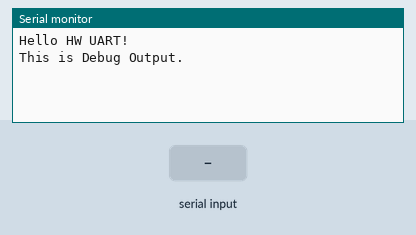
This program was run on a simulated ATtiny2313, built with avr-gcc and emulated at 8 MHz. On the bench: the last lines printed to the serial monitor. Inputs (shaded band) come from the test bench.

Above: at 1.2 s.
1.3 s: "1\n" received over Serial
At 1.7 s:
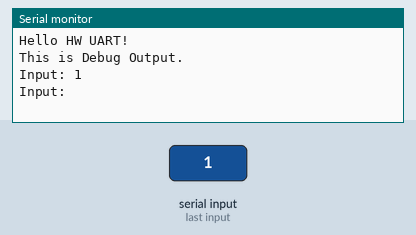
2.8 s: "0\n" received over Serial
At 4.0 s:
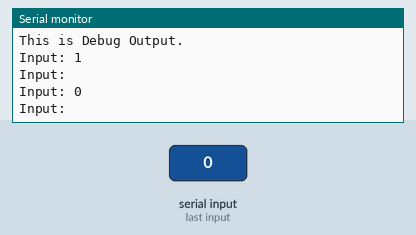
4.3 s: "2\n" received over Serial
At 5.1 s:
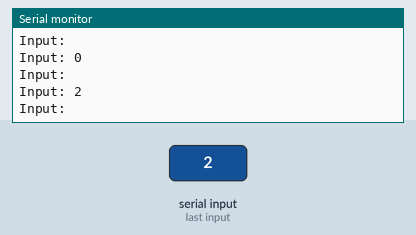

The program:

main.c
```c
//  main.c
//  EZDeni.com, Ver. 0.9, 8/2022
//
//  Sample file to show serial ouput using hwuart library.
//  Connect the serial receive pin to the TXD pin on the AVR to see
//  the output.


#include <hwuart/hwuart.h>

int main()
{
    char inputChar;

    // Initialize the serial port.
    // BAUDRATE can be defined here, in Makefile, or in hwuart.h
    HWU_Init(BAUDRATE);

    // Output a string
    HWU_TxString("Hello HW UART!\n");

    // Output a debug message
    debug("This is Debug Output.\n");

    // Wait for serial input and echo out 1 character at a time.
    while (1)
    {
        inputChar=HWU_RxChar();
        HWU_TxString("Input: ");
        HWU_TxChar( inputChar );
        HWU_TxChar( '\n' );
    }
}
```

hwuart.c
```c
/*  hwuart.c
    EZDenki.com, Ver. 0.9, 8/2022

    Simple hardware UART serial library for AVRs that have built-in USARTs.
    Allows for synchronous serial (i.e. RS-232) communication between the AVR
    and other serial devices, such as a serial terminal.

    This is set up to work on the ATTiny2313 but should also work for other
    AVRs, possibly with some tweaking.

    Note that possible baudrates are highly dependent upon the clock speed
    used. If a greater range of baud rates are required, then a software UART
    solution might be preferred.

    BAUDRATE (the desired baudrate) and F_CPU (AVR operating clock frequency)
    must be specified in hwuart.h or passed via Makefile.
*/

#include <avr/io.h>
#include <stdlib.h>
#include "hwuart.h"


//  NOTE: If F_CPU and BAUDRATE are not defined in Makefile, then
//  uncomment the following:
//#define F_CPU 8000000
//#define BAUDRATE 9600

//  BAUD_PRESCALE is used to set the USART Baud Rate Registers (UBRRH and UBRRL)
#define BAUD_PRESCALE (((F_CPU / (USART_BAUDRATE * 16UL))) - 1)

// Set DEBUG to 1 for serial debugging output or to 0 for no output.
// Thanks to Youtuber Ralph S. Bacon, vid. #224, for this tip!
//#define DEBUG 1


//#if DEBUG == 1
//#define debug(x) HWU_SendString( x )
//#else
//#define debug(x)
//#endif


void HWU_Init(unsigned long USART_BAUDRATE)
{
    UCSRB |= (1 << TXEN) | (1 << RXEN) ;                 /* Turn on transmission and reception */
    UCSRC |= (0 << UMSEL) | (1 << UCSZ0) | (1 << UCSZ1); /* Use 8-bit character sizes */
    UBRRL = BAUD_PRESCALE;                               /* Load lower 8-bits of the baud rate value */
    UBRRH = (BAUD_PRESCALE >> 8);                        /* Load upper 8-bits*/
}

char HWU_RxChar()
{
	while ( !(UCSRA & (1 << RXC)) );  /* Wait till data is received */
	return(UDR);			            /* Return the byte*/
}

void HWU_TxChar(char ch)
{
	while (! (UCSRA & (1<<UDRE)));	/* Wait for empty transmit buffer*/
	UDR = ch ;
}

void HWU_TxString(char *str)
{
	uint8_t j=0;

	while (str[j]!=0)		/* Send string till null */
	{
		HWU_TxChar(str[j]);
		j++;
	}
}
```

hwuart.h
```c
//  hwuart.h
//  EZDenki.com, Ver. 0.9, 8/2022
//  See hwuart.c for details.

#ifndef HWHWU_H
#define HWHWU_H

// Note that following F_CPU and BAUDRATE defines/macros may be
// set in the Makefile.
#ifndef F_CPU
#define F_CPU 8000000UL
#endif

#ifndef BAUDRATE
#define BAUDRATE 9600
#endif

// The following 6-line macro can be also defined in the main code
// if desired. Note that the DEBUG define should also be either
// in the Makefile or in the main calling C code.
// Set DEBUG to 0 to supress debug output, or 1 to include it.
// =================================
#define DEBUG 1
#if DEBUG == 1
#define debug(x) HWU_TxString( x)
#else
#define debug(x)
#endif
// =================================

void HWU_Init( unsigned long USART_BAUDRATE );
char HWU_RxChar();
void HWU_TxChar( char );
void HWU_TxString( char *str );

#endif
```

Measured:
- after the input at 1.3 s, the serial monitor: prints a new line at once (image 1)
- after the input at 2.8 s, the serial monitor: prints a new line at once (image 2)
- after the input at 4.3 s, the serial monitor: prints a new line at once (image 3)
